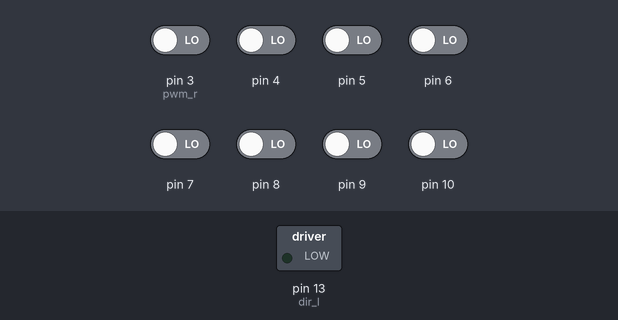
The sketch below on a simulated Arduino Uno, built with avr-gcc and run on an emulated ATmega328P. Shown: switched loads named in the sketch (green lamp = pin HIGH). Inputs (shaded band) come from the test bench; at power-on: pin 3 (pwm_r), pin 4–10 LOW. What the sketch prints to the serial monitor is not drawn.

Above: at 0.1 s.
At 0.6 s:
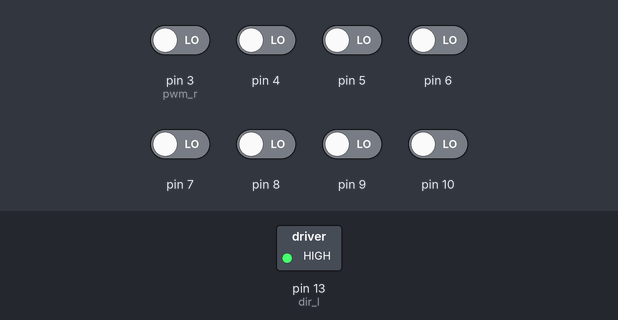
Timing chart, 0 to 12.0 s (numbered marks = the images above):
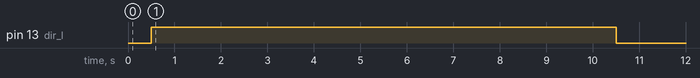

The sketch:

QTR.ino
```cpp
#include <QTRSensors.h>

// This example is designed for use with eight QTR-1RC sensors or the eight sensors of a
// QTR-8RC module.  These reflectance sensors should be connected to digital inputs 3 to 10.
// The emitter control pin can optionally be connected to digital pin 2, or you can leave
// it disconnected and change the EMITTER_PIN #define below from 2 to QTR_NO_EMITTER_PIN.

// The setup phase of this example calibrates the sensor for ten seconds and turns on
// the pin 13 LED while calibration is going on.  During this phase, you should expose each
// reflectance sensor ot the lightest and darkest readings they will encounter.  For
// example, if you are making a line follower, you should slide the sensors across the
// line during the calibration phase so that each sensor can get a reading of how dark the
// line is and how light the ground is.  Improper calibration will result in poor readings.
// If you want to skip the calibration phase, you can get the raw sensor readings
// (pulse times from 0 to 2500 us) by calling qtra.read(sensorValues) instead of
// qtra.readLine(sensorValues).

// The main loop of the example reads the calibrated sensor values and uses them to
// estimate the position of a line.  You can test this by taping a piece of 3/4" black
// electrical tape to a piece of white paper and sliding the sensor across it.  It
// prints the sensor values to the serial monitor as numbers from 0 (maximum reflectance)
// to 9 (minimum reflectance) followed by the estimated location of the line as a number
// from 0 to 5000.  1000 means the line is directly under sensor 1, 2000 means directly
// under sensor 2, etc.  0 means the line is directly under sensor 0 or was last seen by
// sensor 0 before being lost.  5000 means the line is directly under sensor 5 or was
// last seen by sensor 5 before being lost.


#define NUM_SENSORS   8     // number of sensors used
#define TIMEOUT	 2500  // waits for 2500 us for sensor outputs to go low
#define EMITTER_PIN   2     // emitter is controlled by digital pin 2

// sensors 0 through 7 are connected to digital pins 3 through 10, respectively
QTRSensorsRC qtrrc((unsigned char[]) {3, 4, 5, 6, 7, 8, 9, 10},
  NUM_SENSORS, TIMEOUT, EMITTER_PIN);
unsigned int sensorValues[NUM_SENSORS];


void setup()
{
  delay(500);
  int i;
  pinMode(13, OUTPUT);
  digitalWrite(13, HIGH);    // turn on LED to indicate we are in calibration mode
  for (i = 0; i < 400; i++)  // make the calibration take about 10 seconds
  {
    qtrrc.calibrate();	 // reads all sensors 10 times at 2500 us per read (i.e. ~25 ms per call)
  }
  digitalWrite(13, LOW);     // turn off LED to indicate we are through with calibration

  // print the calibration minimum values measured when emitters were on
  Serial.begin(9600);
  for (i = 0; i < NUM_SENSORS; i++)
  {
    Serial.print(qtrrc.calibratedMinimumOn[i]);
    Serial.print(' ');
  }
  Serial.println();

  // print the calibration maximum values measured when emitters were on
  for (i = 0; i < NUM_SENSORS; i++)
  {
    Serial.print(qtrrc.calibratedMaximumOn[i]);
    Serial.print(' ');
  }
  Serial.println();
  Serial.println();
  delay(1000);
}


void loop()
{
  // read calibrated sensor values and obtain a measure of the line position
  // from 0 to 5000, where 0 means directly under sensor 0 or the line was lost
  // past sensor 0, 1000 means directly under sensor 1, 200 means directly under sensor 2, etc.
  // Note: the values returned will be incorrect if the sensors have not been properly
  // calibrated during the calibration phase.  To get raw sensor values, call:
  //  qtra.read(sensorValues);
  unsigned int position = qtrrc.readLine(sensorValues);

  //qtrrc.read(sensorValues);

  // print the sensor values as numbers from 0 to 9, where 0 means maximum reflectance and
  // 9 means minimum reflectance, followed by the line position
  unsigned char i;
  for (i = 0; i < NUM_SENSORS; i++)
  {
    Serial.print(sensorValues[i] * 10 / 1001);
    Serial.print(' ');
  }
  Serial.print("    ");
  Serial.println(position);

  delay(250);
}
```

Motor.ino
```cpp
#define pwm_r 3
#define pwm_l 11
#define dir_r 12
#define dir_l 13

/** Arduino vicMoto Motor Driver Header version 1.1
    Has methods for forwards, reverse, turning,
    and driving individual motors
    (c) Elliot "wildeone" Wilde 2013 **/

void mtrInit()
{
   pinMode(pwm_l, OUTPUT);
   pinMode(pwm_r, OUTPUT);
   pinMode(dir_l, OUTPUT);
   pinMode(dir_r, OUTPUT);

   analogWrite(pwm_l, 0);
   analogWrite(pwm_r, 0);
}
void forwards(byte speed, int duration)
{
  forwards(speed);
  delay(duration);
}
void forwards(byte speed)
{
  motorLeft(speed, HIGH);
  motorRight(speed, HIGH);
}

void reverse(byte speed, int duration)
{
  reverse(speed);
  delay(duration);
  motorStop();
}
void reverse(byte speed)
{
  motorLeft(speed, LOW);
  motorRight(speed, LOW);
}

void turnLeft(byte speed, int duration)
{
  turnLeft(speed);
  delay(duration);
  motorStop;
}
void turnLeft(byte speed)
{
  digitalWrite(dir_l, HIGH);
  analogWrite(pwm_l, speed);
  analogWrite(pwm_r, LOW);
}

void turnRight(byte speed, int duration)
{
  turnRight(speed);
  delay(duration);
  motorStop();
}
void turnRight(byte speed)
{
    digitalWrite(dir_r, HIGH);
  analogWrite(pwm_r, speed);
  analogWrite(pwm_l, LOW);
}

void motorLeft(byte speed, byte direction)
{
  digitalWrite(dir_l, direction);
  analogWrite(pwm_l, speed);
}

void motorRight(byte speed, byte direction)
{
  digitalWrite(dir_r, direction);
  analogWrite(pwm_r, speed);
}

void pivotClockwise(byte speed, int duration){
	pivotClockwise(speed);
	delay(duration);
	motorStop();
}

void pivotClockwise(byte speed){
	analogWrite(pwm_r, LOW);
	analogWrite(pwm_l, LOW);
	digitalWrite(dir_r, LOW);
	digitalWrite(dir_l, HIGH);
	analogWrite(pwm_r, speed);
	analogWrite(pwm_l, speed);
}

void pivotCounterClockwise(byte speed, int duration){
	pivotCounterClockwise(speed);
	delay(duration);
	motorStop();
}

void pivotCounterClockwise(byte speed){
	analogWrite(pwm_r, LOW);
	analogWrite(pwm_l, LOW);
	digitalWrite(dir_r, HIGH);
	digitalWrite(dir_l, LOW);
	analogWrite(pwm_r, speed);
	analogWrite(pwm_l, speed);
}

void motorStop(){
  analogWrite(pwm_l, 0);
  analogWrite(pwm_r, 0);
}
```
